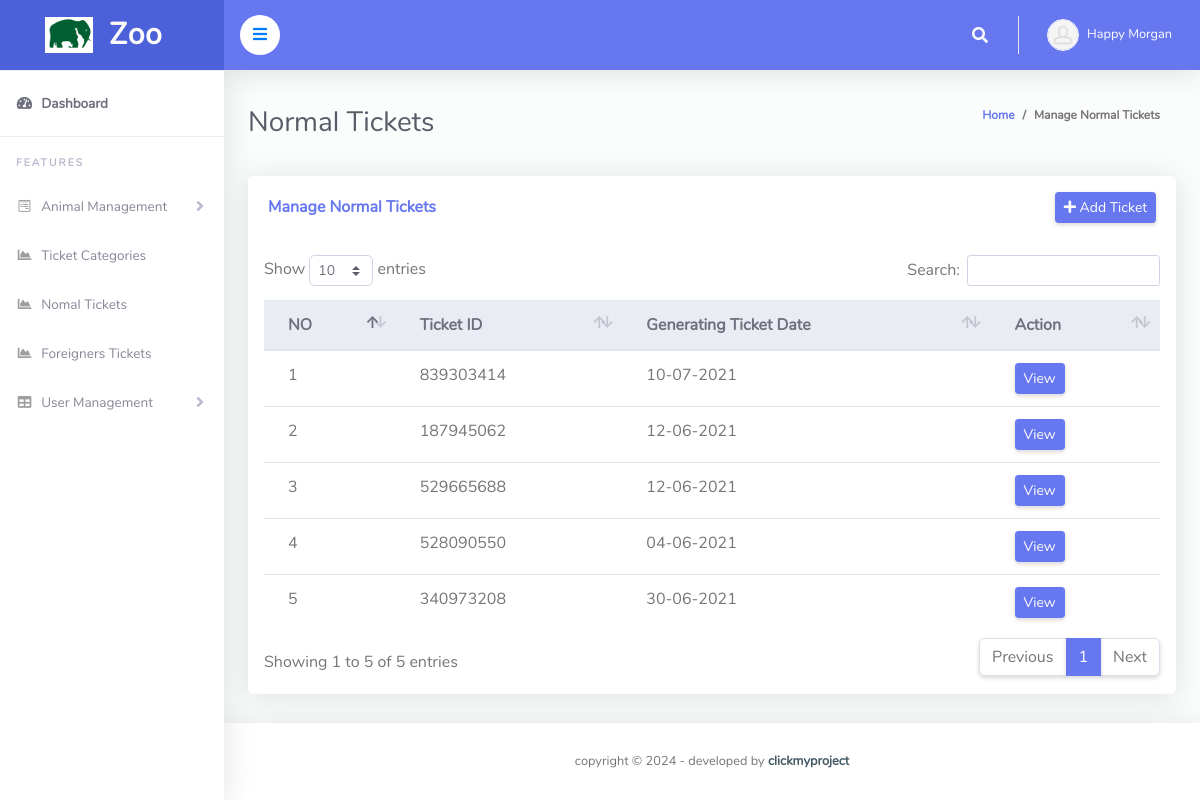
The page /admin/manage_normal_ticket.php (signed in) on the database its author committed.
### tables this page shows
CREATE TABLE `tblticindian` (
  `ID` int(10) NOT NULL,
  `TicketID` varchar(100) NOT NULL,
  `NoAdult` int(10) DEFAULT NULL,
  `NoChildren` int(10) DEFAULT NULL,
  `AdultUnitprice` varchar(50) DEFAULT NULL,
  `ChildUnitprice` varchar(50) DEFAULT NULL,
  `PostingDate` timestamp NULL DEFAULT current_timestamp()
);

### admin/manage_normal_ticket.php (the view, shortened to what this page needs)
<?php
include('includes/checklogin.php');
?>
<!DOCTYPE html>
<html lang="en">
<head>
  <link href="vendor/fontawesome-free/css/all.min.css" rel="stylesheet" type="text/css">
  <link href="vendor/bootstrap/css/bootstrap.min.css" rel="stylesheet" type="text/css">
  <link href="css/ruang-admin.min.css" rel="stylesheet">
  <link href="vendor/datatables/dataTables.bootstrap4.min.css" rel="stylesheet">
</head>
<body id="page-top">
  <div id="wrapper">
    <?php include('includes/sidebar.php');?>
    <div id="content-wrapper" class="d-flex flex-column">
      <div id="content">
        <?php include('includes/header.php');?>
        <div class="container-fluid" id="container-wrapper">
          <div class="d-sm-flex align-items-center justify-content-between mb-4">
            <h1 class="h3 mb-0 text-gray-800">Normal Tickets</h1>
            <ol class="breadcrumb">
              <li class="breadcrumb-item"><a href="dashboard.php">Home</a></li>
              <li class="breadcrumb-item active" aria-current="page">Manage Normal Tickets</li>
            </ol>
          </div>
          <div class="row">
            <div class="col-lg-12">
                      <?php @include("view_ticket2.php");?>
              <div class="card mb-4">
                <div class="card-header py-3 d-flex flex-row align-items-center justify-content-between">
                  <h6 class="m-0 font-weight-bold text-primary">Manage Normal Tickets</h6>
                  <div class="card-tools" style="float: right;">
                    <button type="button" class="btn btn-sm btn-primary" data-toggle="modal" data-target="#normal" ><i class="fas fa-plus" ></i> Add Ticket
                    </button>
                  </div>
                </div>
                <div class="table-responsive p-3">
                  <table class="table align-items-center table-flush table-hover" id="dataTableHover">
                    <thead class="thead-light">
                      <tr>
                        <th>NO</th>
                        <th>Ticket ID</th>
                        <th>Generating Ticket Date</th>
                        <th>Action</th>
                      </tr>
                    </thead>
                    <tbody>
                      <?php $sql = "SELECT  * from tblticindian order by ID desc";
                      $query = $dbh -> prepare($sql);
                      $query->execute();
                      $results=$query->fetchAll(PDO::FETCH_OBJ);
                      $cnt=1;
                      if($query->rowCount() > 0)
                      {
                        foreach($results as $result)
                          {       ?>
                            <tr>
                              <td><?php echo $cnt;?></td>
                              <td><?php echo htmlentities($result->TicketID);?></td>
                              <td><?php  echo htmlentities(date("d-m-Y", strtotime($result->PostingDate)));?></td>
                              <td>
                                <a href="#"  class="edit_data5" id="<?php echo  ($result->ID); ?>"  title="click to view"><button type="button" class="btn btn-sm btn-primary">View</button></a></td>
                              </tr>
                              <?php $cnt=$cnt+1;
                            }
                          }?>
                        </tbody>
                      </table>
                    </div>
                  </div>
                </div>
              </div>
            </div>
          </div>
          <?php include('includes/footer.php');?>
        </div>
      </div>
</body>
</html>

### admin/includes/header.php (shortened to what this page needs)
 <nav class="navbar navbar-expand navbar-light bg-navbar topbar mb-4 static-top">
  <button id="sidebarToggleTop" class="btn btn-link rounded-circle mr-3" style="background-color: #ffffff;">
    <i style="color: #007bff;" class="fa fa-bars"></i>
  </button>
  <ul class="navbar-nav ml-auto">
    <li class="nav-item dropdown no-arrow">
      <a class="nav-link dropdown-toggle" href="#" id="searchDropdown" role="button" data-toggle="dropdown" aria-haspopup="true" aria-expanded="false">
        <i class="fas fa-search fa-fw"></i>
      </a>
    </li>
    <li class="nav-item dropdown no-arrow">
      <?php
      $aid=$_SESSION['odmsaid'];
      $sql="SELECT * from  tbladmin where ID=:aid";
      $query = $dbh -> prepare($sql);
      $query->bindParam(':aid',$aid,PDO::PARAM_STR);
      $query->execute();
      $results=$query->fetchAll(PDO::FETCH_OBJ);
      if($query->rowCount() > 0)
      {
        foreach($results as $row)
        {
          ?>
          <a class="nav-link dropdown-toggle" href="#" id="userDropdown" role="button" data-toggle="dropdown" aria-haspopup="true" aria-expanded="false">
           <?php
           if($row->Photo=="avatar15.jpg")
           {
            ?>
            <img class="img-profile rounded-circle"src="profileimages/avatar15.jpg" style="max-width: 60px">
            <?php
          } else {
            ?>
            <img class="img-profile rounded-circle" src="profileimages/<?php  echo $row->Photo;?>" style="max-width: 60px">
            <?php
          } ?>
          <span class="ml-2 d-none d-lg-inline text-white small"><?php  echo $row->FirstName;?> <?php  echo $row->LastName;?></span>
        </a>
        <?php
      }
    } ?>
  </li>
</ul>
</nav>

### rows shown on the page
tblticindian: TicketID "839303414", PostingDate "10-07-2021"
tblticindian: TicketID "187945062", PostingDate "12-06-2021"
tblticindian: TicketID "529665688", PostingDate "12-06-2021"
tblticindian: TicketID "528090550", PostingDate "04-06-2021"
tblticindian: TicketID "340973208", PostingDate "30-06-2021"

### other values the page prints
$row->FirstName "Happy"
$row->LastName "Morgan"
